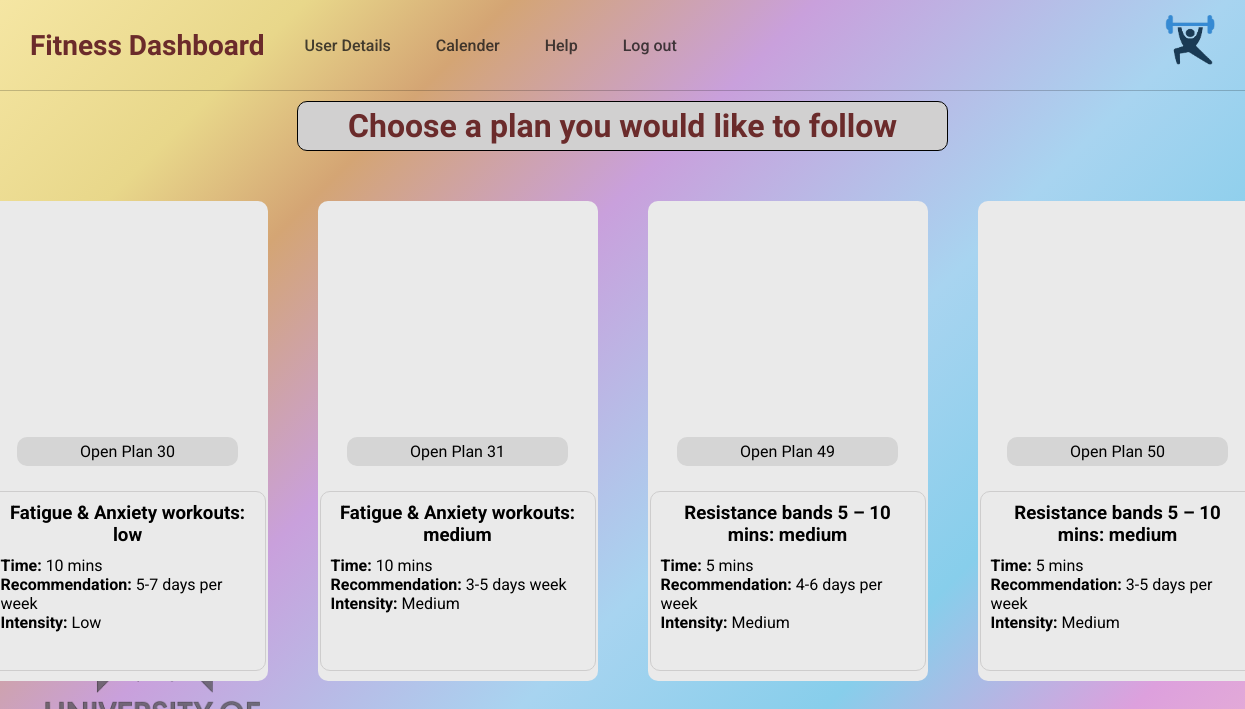
Screenshot of /choose-plan/ (signed in) with the database file from the repository.
### survey/models.py (models this page shows)
class Plan(models.Model):
    focus = models.CharField(max_length=255)
    recommendation = models.CharField(max_length=255, null=True)
    description = models.TextField()
    time = models.CharField(max_length=255)
    exct_time = models.CharField(max_length=255, default="5 mins")
    discomfort = models.CharField(max_length=255)
    equipment = models.CharField(max_length=255)
    intensity = models.CharField(max_length=255)
    video = models.ForeignKey(Video, on_delete=models.CASCADE)

class Video(models.Model):
    title = models.CharField(max_length=255)
    url = EmbedVideoField()

### survey/views.py (the view)
# urls.py: path('choose-plan/', s.choosePlanView, name='choose-plan'),
@login_required
def choosePlanView(request):
    plans = Plan.objects.filter(planoptions__user=request.user).select_related("video")[:4]
    title = 'Fitness Dashboard'
    return render(request, 'choose-plan.html', context={'plans': plans, 'title': title})

### survey/templates/choose-plan.html (shortened to what this page needs)
{% load embed_video_tags %}
{% load static %}
<!DOCTYPE html>
<html lang="en">
<head>
    <link rel="stylesheet" href="{% static 'css/userDetails.css' %}">
    <link rel="stylesheet" href="{% static 'css/survey.css' %}">
</head>
<body>
    <nav class="navbar">
        <a href="#" class="nav-brand">{{title}}</a>
        <div class="nav-links">
            <div class="nav-item dropdown">
                <a href="{% url 'user-details' %}">User Details</a>
            </div>
            <div class="nav-item dropdown">
                <a href="{% url 'calendar' %}">Calender </a>
            </div>
            <div class="nav-item dropdown">
                <a href="{% url 'help' %}">Help </a>
            </div>
            <div class="nav-item dropdown">
                <a href="{% url 'logout' %}">Log out </a>
            </div>
        </div>
        <div class="nav-icon">
            <img src="{% static 'images/Fitmatch-logo.png' %}" alt="Fit Match Logo" class="fitmatch-logo" viewBox="0 0 64 64" width="50" height="50">
        </div>
    </nav>
    <main class="plan-container">
        <span class="plan-title">Choose a plan you would like to follow</span>
        <div class="plan-options">
            {% for item in plans %}
                <div class="plan">
                    <div class="youtube_video">{% video item.video.url '274x200'%}</div>
                    <span class="plan-number" onclick="showPlanDetailModal('{{item.id}}')">Open Plan {{item.id}}</span>
                    <div class="plan-detail">
                        <h3 style="text-align: center;margin-bottom: 10px;">{{item.video.title}}</h3>
                        <ul style="margin:0;padding:0;list-style: none;list-style-position: inside">
                            <li>
                                <b>Time:</b>
                                <span>{{item.exct_time}}</span>
                            </li>
                            <li>
                                <b>Recommendation:</b>
                                <span>{{item.recommendation}}</span>
                            </li>
                            <li>
                                <b>Intensity:</b>
                                <span>{{item.intensity}}</span>
                            </li>
                        </ul>
                    </div>
                </div>
            {% endfor %}
        </div>
        <div class="university-logo">
        </div>
    </main>
</body>
</html>

### usersdetails/static/css/userDetails.css (style rules this page uses)
* { margin: 0; padding: 0; box-sizing: border-box; }
body { font-family: 'Roboto', sans-serif; height: 100vh; background: linear-gradient(135deg, #f5e6a3 0%, #e8d78a 15% , #d4a574 25%, #c9a0dc 40%, #a8d4f0 60%, #87ceeb 75%, #dda0dd 90%, #e6b0d4 100% ); background-attachment: fixed; position: relative; overflow: hidden; }
.navbar { display: flex; align-items: center; padding: 15px 30px; background: transparent; border-bottom: 1px solid rgba(0, 0, 0, 0.2); }
.nav-brand { font-family: 'Funnel Display', serif; font-size: 28px; color: #6B2B2B; text-decoration: none; margin-right: 40px; font-weight: 700; }
.nav-links { display: flex; gap: 40px; flex-grow: 1; }
.nav-item a { text-decoration: none; color: #181717c9; font-weight: 500; font-size: 16px; display: flex; align-items: center; gap: 5px; }
.nav-icon { margin-left: auto; height: 60px; width: auto; }
.university-logo { position: absolute; bottom: 40px; left: 40px; z-index: -999; }

### survey/static/css/survey.css (style rules this page uses)
.plan { background-color: rgb(234, 234, 234); height: 480px; width: 280px; border-radius: 10px;; padding: 10px 2px; display: flex; flex-direction: column; justify-content: space-between; align-items: center; z-index: revert-layer }
.plan-container { display: flex; gap: 50px; flex-direction: column; align-items: center; justify-content: center; padding: 10px; }
.plan-title { font-family: 'Funnel Display', serif; font-size: 32px; color: #6B2B2B; text-align: center; font-weight: 700; border: 1px solid black; min-width: 100px; padding: 5px 50px; border-radius: 10px; background-color: rgb(209, 208, 208); }
.plan-options { display: flex; flex-direction: row; justify-content: space-around; gap: 50px; overflow: auto; }
.youtube_video { height: 200px; width: 100%; }
.plan-number { font-family: 'Funnel Display', serif; background-color: #d5d5d5; border-radius: 10px; padding: 5px 15px; width: 80%; text-align: center; cursor:pointer; }
.plan-detail { height: 180px; width: 100%; border: 1px solid #cecdcd; border-radius: 10px; padding: 10px; }

### rows the page displays
Plan: id "30", video "Fatigue & Anxiety workouts: low", exct_time "10 mins", recommendation "5-7 days per week", intensity "Low"
Plan: id "31", video "Fatigue & Anxiety workouts: medium", exct_time "10 mins", recommendation "3-5 days week", intensity "Medium"
Plan: id "49", video "Resistance bands 5 – 10 mins: medium", exct_time "5 mins", recommendation "4-6 days per week", intensity "Medium"
Plan: id "50", video "Resistance bands 5 – 10 mins: medium", exct_time "5 mins", recommendation "3-5 days per week", intensity "Medium"

### other values shown
{{ title }} "Fitness Dashboard"
